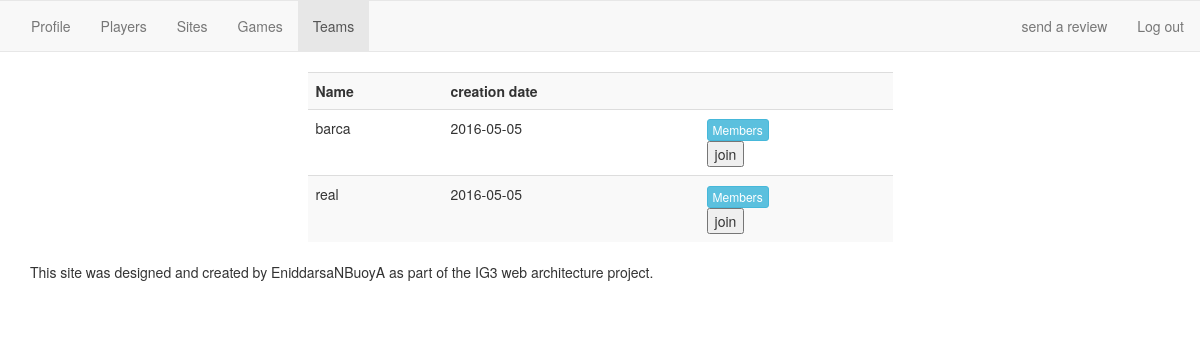
/controller/teamlist.php (signed in), run on the app's committed database.
### tables this page shows
CREATE TABLE IF NOT EXISTS `team` (
  `teamId` int(11) NOT NULL AUTO_INCREMENT,
  `teamName` varchar(25) NOT NULL,
  `teamCreationDate` date NOT NULL,
  PRIMARY KEY (`teamId`)
);

### controller/teamlist.php (called while the page is built, shortened)
<?php
include('../model/get_teams.php');
$teams=get_teams();
foreach($teams as $row => $team)
{
	$teamPlayers=get_team_players($teams[$row]['teamId']);
	foreach ($teamPlayers as $line => $teamPlayer) {
		$teamPlayers['playerLogin']=htmlspecialchars($teamPlayer['playerLogin']);
		$teamPlayers['playerFirstName']=htmlspecialchars($teamPlayer['playerFirstName']);
		$teamPlayers['playerLastName']=htmlspecialchars($teamPlayer['playerLastName']);
		$teamPlayers['playerBirthYear']=htmlspecialchars($teamPlayer['playerBirthYear']);
	}
	$teams[$row]['teamPlayers']=$teamPlayers;
	$teams[$row]['teamId'] = htmlspecialchars($team['teamId']);
	$teams[$row]['teamName'] = htmlspecialchars($team['teamName']);
	$teams[$row]['teamCreationDate'] = htmlspecialchars($team['teamCreationDate']);
}
include_once('../view/teamlist.php');
?>

### model/get_teams.php (called while the page is built)
<?php
function get_team_players($data){
	global $bdd;
	$req = $bdd->prepare('SELECT player.playerLogin, player.playerFirstName,player.playerLastName, player.playerBirthYear FROM  player WHERE  player.playerTeam=:teamId');
	$req->bindParam(':teamId', $data);
	$req->execute();
	$teamPlayers=$req->fetchAll();
	return $teamPlayers;
}
function get_teams(){
	global $bdd;
	$req = $bdd->prepare('SELECT * FROM team');
	$req->execute();
	$teams=$req->fetchAll();
	return $teams;
}
?>

### view/teamlist.php (the view, shortened to what this page needs)
<!DOCTYPE html>
<html>
<head>
	<link rel="stylesheet" href="https://maxcdn.bootstrapcdn.com/bootstrap/3.3.6/css/bootstrap.min.css">
	<link rel="stylesheet" href="https://cdnjs.cloudflare.com/ajax/libs/bootstrap3-dialog/1.35.1/css/bootstrap-dialog.min.css">
</head>
<div class="row">
	<nav class="navbar navbar-default">
		<div class="container-fluid">
			<div class="navbar-header">
				<a class="navbar-brand active" href="profile.php"></a>
			</div>
			<div class="collapse navbar-collapse" id="bs-example-navbar-collapse-1">
				<ul class="nav navbar-nav">
					<li><a  href="profile.php"> Profile</a></li>
					<li  ><a href="playerlist.php"> Players</a></li>
					<li><a href="sitelist.php"> Sites </a></li>
					<li><a href="gamelist.php"> Games </a></li>
					<li class="active"><a href="teamlist.php"> Teams </a></li>
				</ul>
				<ul class="nav navbar-nav navbar-right">
					<li><a href="review.php">send a review</a></li>
					<li><a href="disconnect.php">Log out</a></li>
				</ul>
	</div>
</div>
</nav>
</div>
<body>
	<div class="row">
		<div class="col-xs-3">
		</div>
		<div class="col-xs-6">
			<table class="table table-striped">
				<tr> <th>Name</th> <th>creation date</th> <th></th> </tr>
				<?php foreach($teams as $team){?>
				<tr>
					<td> <?php echo $team['teamName']?></td>
					<td><?php echo $team['teamCreationDate'];?></td>
					<td>
						<button type="button" class="btn btn-info btn-xs" data-toggle="modal" data-target=<?php echo"#".$team['teamId'];?>>Members</button>
						<form method="post" action="teamlist.php" class="form-inline" role="form"> <button type="submit">join</button></form>
					</td>
				</tr>
				<?php }?>
			</table>
		</div>
	</div>
	<?php include("footer.php"); ?>
</body>
</html>

### data on the page
team: teamName "barca", teamCreationDate "2016-05-05"
team: teamName "real", teamCreationDate "2016-05-05"
